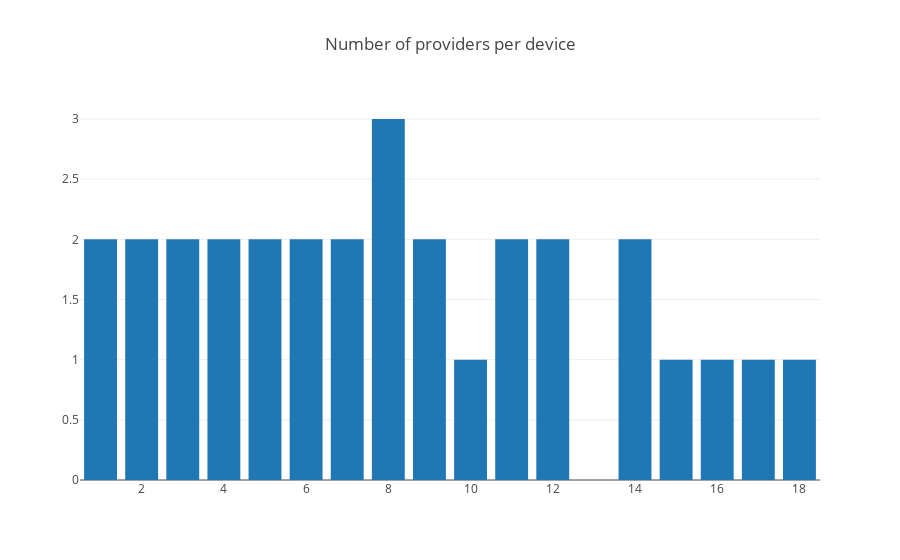

Notebook code for this chart:
### Code cell
data = [go.Bar(
            x=providers_per_device.index,
            y=providers_per_device["provider_count"],
    )]

layout = go.Layout(
        barmode='stack',
        title="Number of providers per device"
    )

fig = go.Figure(data=data, layout=layout)
#print(points_by_device)
iplot(fig)

### Figure 1 — Plotly figure (JSON) as saved in the notebook; plotly's stock layout.template omitted (floating-point values rounded to 4 significant figures)
{"data": [{"type": "bar", "x": [1, 2, 3, 4, 5, 6, 7, 8, 9, 10, 11, 12, 14, 15, 16, 17, 18], "y": [2, 2, 2, 2, 2, 2, 2, 3, 2, 1, 2, 2, 2, 1, 1, 1, 1]}], "layout": {"barmode": "stack", "title": "Number of providers per device"}}
